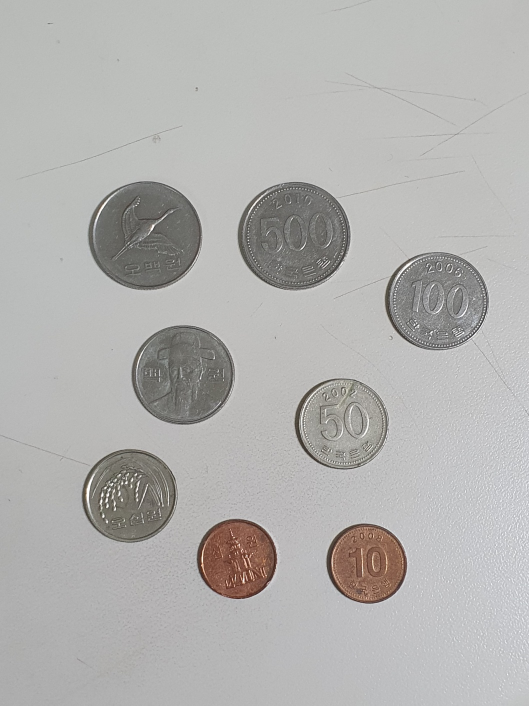
#> input picture image/coins.jpg, 1058 x 1411 px (shown at 1/2 size)
$ python main.py
#> lines starting #> are read from the running program, lines starting #| are printed output that depends on the picture; after the words box and inside, x2 and y2 are one past the last pixel; in counts of white or black regions, pixels touching at a corner belong together
import cv2

src = cv2.imread("image/coins.jpg")
#> src is the input picture: shape (1411, 1058, 3); mean B, G, R 175.3, 177.1, 178
img = src.copy()
gray = cv2.cvtColor(src, cv2.COLOR_BGR2GRAY)
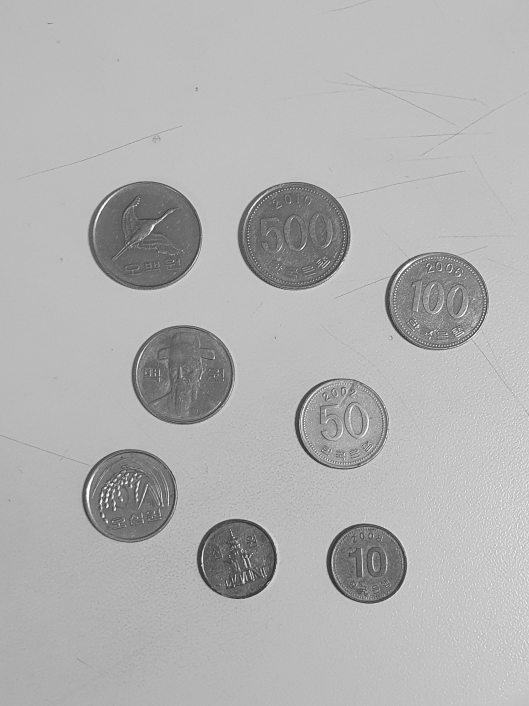
#> gray: shape (1411, 1058) (shown at 1/2 size); min 24, max 255, mean 177.2

# detect coins by detecting circles
circles = cv2.HoughCircles(gray, cv2.HOUGH_GRADIENT, 1, 200, param1 = 250, param2 = 50, minRadius= 75, maxRadius = 150)
#> circles = [[362.5, 749.5, 99.5], [295.5, 471.5, 109.2], [590.5, 471.5, 105.3], [879.5, 603.5, 94.9], [689.5, 847.5, 88.5], [258.5, 992.5, 93.6], [730.5, 1128.5, 82.3]]

# total amount of coins
total = 0

for circle in circles[0]:
  x, y, r = int(circle[0]), int(circle[1]), int(circle[2])

  # draw circle around detected coins
  cv2.circle(img, (x, y), r, (255, 255, 255), 5)

  # distinguish coins by its radius
  if r >= 120:
    value = 500
    total += 500
  elif r >= 110:
    value = 100
    total += 100
  elif r >= 100:
    value = 50
    total += 50
  else:
    value = 10
    total += 10

  # print coin value at detected coins.
  cv2.putText(img, str(value), (x, y), cv2.FONT_HERSHEY_PLAIN, 3, (255, 0, 255), 5)
#> this loop made 7 passes
#> (circle, x, y, r, value, total) on passes 1 to 7: ([362.5, 749.5, 99.5], 362, 749, 99, 10, 10), ([295.5, 471.5, 109.2], 295, 471, 109, 50, 60), ([590.5, 471.5, 105.3], 590, 471, 105, 50, 110), ([879.5, 603.5, 94.9], 879, 603, 94, 10, 120), ([689.5, 847.5, 88.5], 689, 847, 88, 10, 130), ([258.5, 992.5, 93.6], 258, 992, 93, 10, 140), ([730.5, 1128.5, 82.3], 730, 1128, 82, 10, 150)
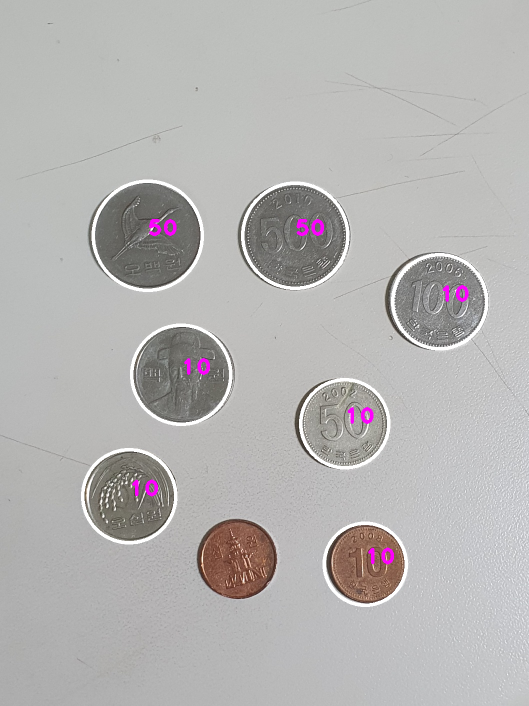
#> img: shape (1411, 1058, 3) (shown at 1/2 size); 2.34% of pixels changed, all inside (x1, y1, x2, y2) = (162, 359, 977, 1214)
#> after the loop, total = 150

# print total amount of money with yellow text in top left corner
cv2.putText(img, "total: "+str(total)+"won", (10, 70), cv2.FONT_HERSHEY_PLAIN, 5, (0, 255, 255), 5)
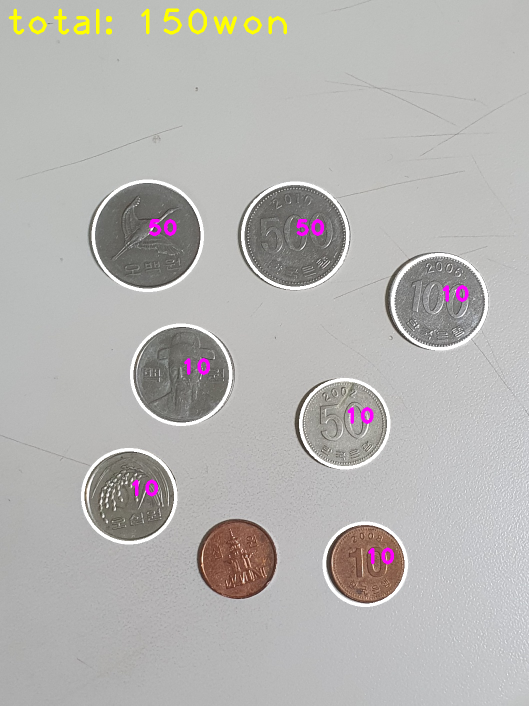
#> img: shape (1411, 1058, 3) (shown at 1/2 size); 0.48% of pixels changed, all inside (x1, y1, x2, y2) = (17, 17, 574, 69)


cv2.namedWindow("Detected Coins", cv2.WINDOW_NORMAL)
cv2.imshow("Detected Coins", img)
cv2.waitKey(0)
cv2.destroyAllWindows()
